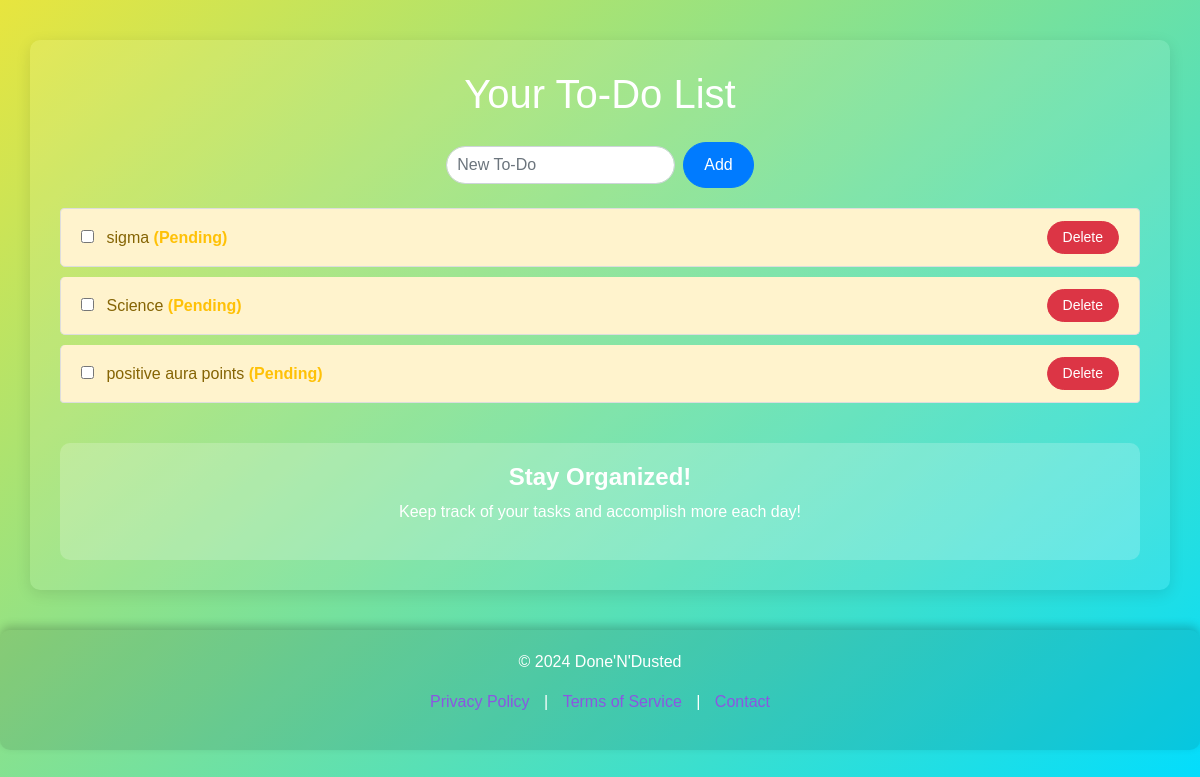
The page /dashboard (signed in) on the database as committed earlier.
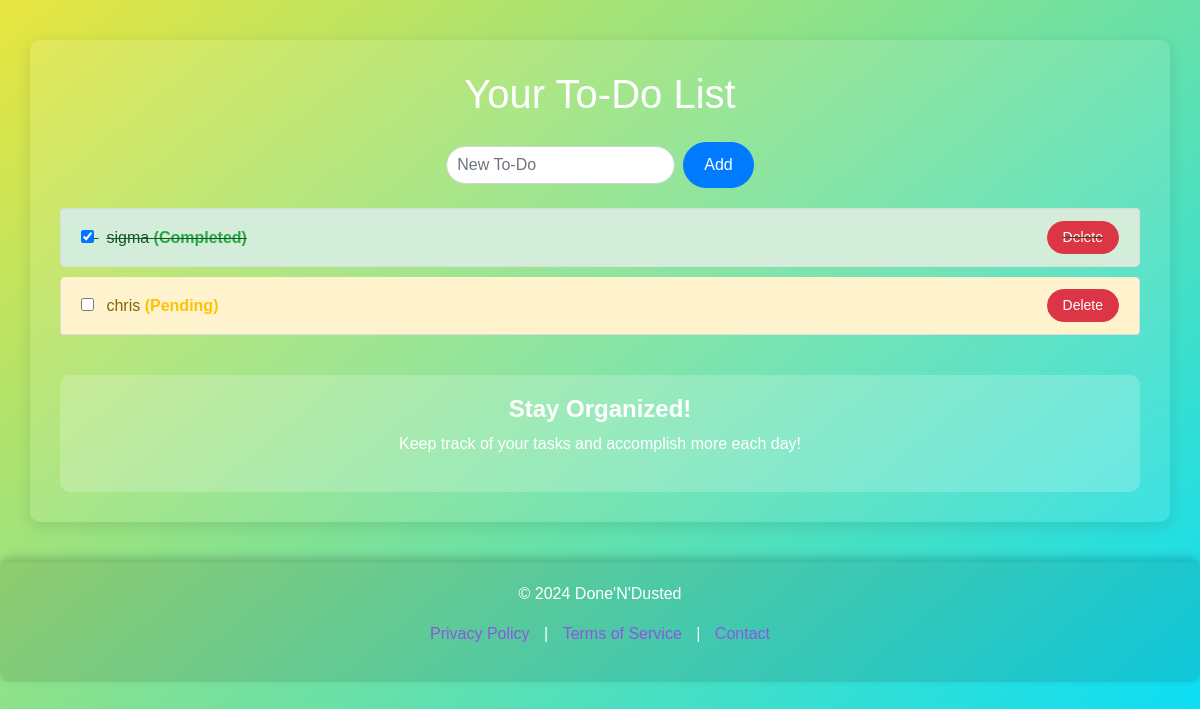
The same page on the database as committed later.
### setup_db.py (models this page shows)
class Task(Base):
    __tablename__ = 'tasks'
    id = Column(Integer, primary_key=True)
    description = Column(String, nullable=False)
    completed = Column(Boolean, default=False)
    user_id = Column(Integer, ForeignKey('users.id'), nullable=False)
    user = relationship('User', back_populates='todos')

### app.py (the view)
@app.route('/dashboard')
def dashboard():
    if "user_id" not in session:
        flash("Please log in to access the dashboard.", "warning")
        return redirect(url_for('login'))
    tasks = db_session.query(Task).filter_by(user_id=session['user_id']).all()
    return render_template('dashboard.html', tasks=tasks)

### app.py (called while the page is built)
@app.context_processor
def inject_favicon():
    return dict(favicon_url=url_for('static', filename='img/favicon.ico'))

### templates/dashboard.html (shortened to what this page needs)
<!DOCTYPE html>
<html lang="en">
<head>
    <link rel="stylesheet" href="https://stackpath.bootstrapcdn.com/bootstrap/4.5.2/css/bootstrap.min.css">
</head>
<body>
    <div class="container">
        <h1 class="text-center mb-4">Your To-Do List</h1>
        <form action="{{ url_for('add_todo') }}" method="POST" class="form-inline justify-content-center">
            <input type="text" name="task" placeholder="New To-Do" required class="form-control mr-2" />
            <button type="submit" class="btn btn-primary">Add</button>
        </form>
        <ul class="list-group">
            {% for task in tasks %}
            <li class="list-group-item d-flex justify-content-between align-items-center {% if task.completed %}completed{% else %}pending{% endif %}" data-task-id="{{ task.id }}">
                <div>
                    <input type="checkbox" class="task-checkbox" {% if task.completed %}checked{% endif %} data-task-id="{{ task.id }}">
                    <span class="ml-2">
                        {{ task.description }}
                        {% if task.completed %}
                        <strong class="text-success">(Completed)</strong>
                        {% else %}
                        <strong class="text-warning">(Pending)</strong>
                        {% endif %}
                    </span>
                </div>
                <button type="button" class="btn btn-danger btn-sm delete-task">Delete</button>
            </li>
            {% endfor %}
        </ul>
        <div class="call-to-action">
            <h2>Stay Organized!</h2>
            <p>Keep track of your tasks and accomplish more each day!</p>
        </div>
    </div>
    <footer>
        <p>&copy; 2024 Done'N'Dusted</p>
        <p>
            <a href="#">Privacy Policy</a> | <a href="#">Terms of Service</a> | <a href="#">Contact</a>
        </p>
    </footer>
</body>
</html>

### templates/dashboard.html (style rules this page uses)
html, body { height: 100%; }
body { background: linear-gradient(320deg, #00ddff, #e8e53e); color: white; font-family: Arial, sans-serif; min-height: 100%; background-size: 100% 100%; padding-bottom: 50px; }
.container { background: rgba(255, 255, 255, 0.1); padding: 30px; border-radius: 10px; margin-top: 40px; box-shadow: 0px 4px 15px rgba(0, 0, 0, 0.1); }
footer { text-align: center; padding: 20px; background: rgba(0, 0, 0, 0.1); border-radius: 10px; margin-top: 40px; box-shadow: 0px -4px 10px rgba(0, 0, 0, 0.2); }
footer a { color: #8b56e1; text-decoration: none; margin: 0 10px; transition: color 0.3s; }
.list-group-item { background-color: #f8f9fa; border: 1px solid #ddd; color: #333; margin-bottom: 10px; border-radius: 5px; font-size: 16px; display: flex; justify-content: space-between; align-items: center; transition: transform 0.3s; }
.list-group-item.completed { text-decoration: line-through; background-color: #d4edda; color: #155724; }
.list-group-item.pending { background-color: #fff3cd; color: #856404; }
.form-inline { margin-bottom: 20px; }
.form-control { border-radius: 30px; padding: 10px; width: 300px; }
.btn-primary { border-radius: 30px; padding: 10px 20px; transition: background-color 0.3s; }
.btn-danger { border-radius: 20px; padding: 5px 15px; }
.call-to-action { background: rgba(255, 253, 253, 0.2); padding: 20px; border-radius: 10px; margin-top: 30px; text-align: center; }
.call-to-action h2 { font-size: 24px; font-weight: bold; color: #ffffff; }
.call-to-action p { color: #ffffff; }

Rows that differ between the two databases and show on the page:
removed Task: description "sigma", shows "(Pending)"
removed Task: description "Science", shows "(Pending)"
removed Task: description "positive aura points", shows "(Pending)"
added Task: completed "☑", description "sigma", shows "(Completed)"
added Task: description "chris", shows "(Pending)"
